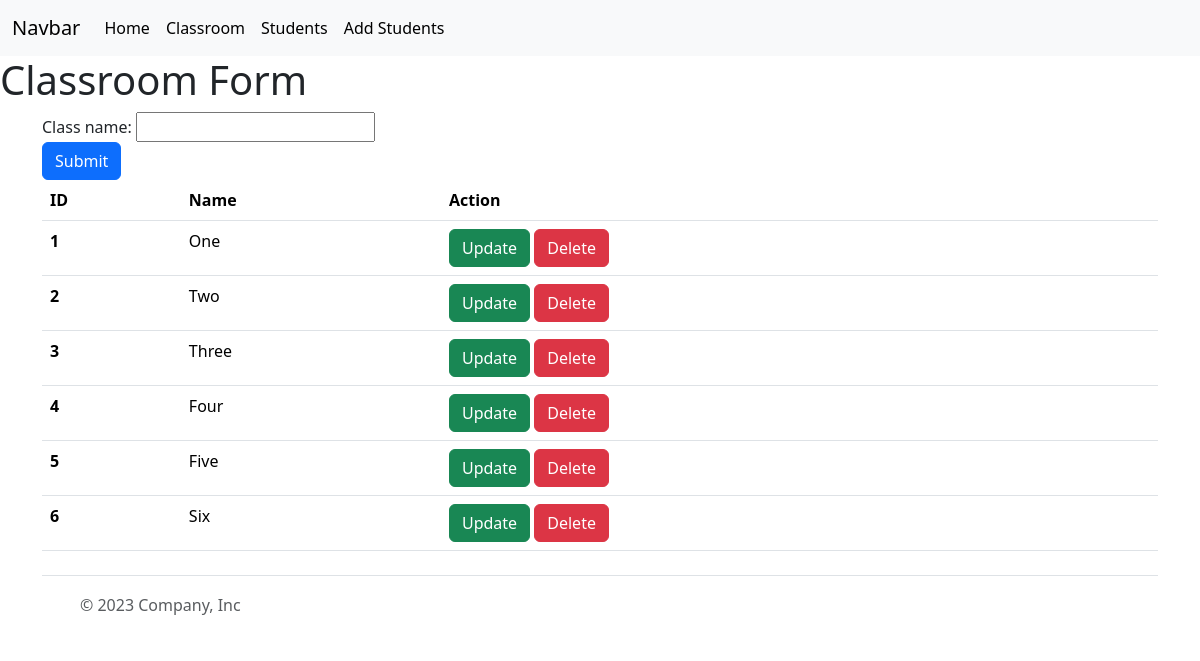
/classbased/classroom/, run on an earlier commit of the app's database.
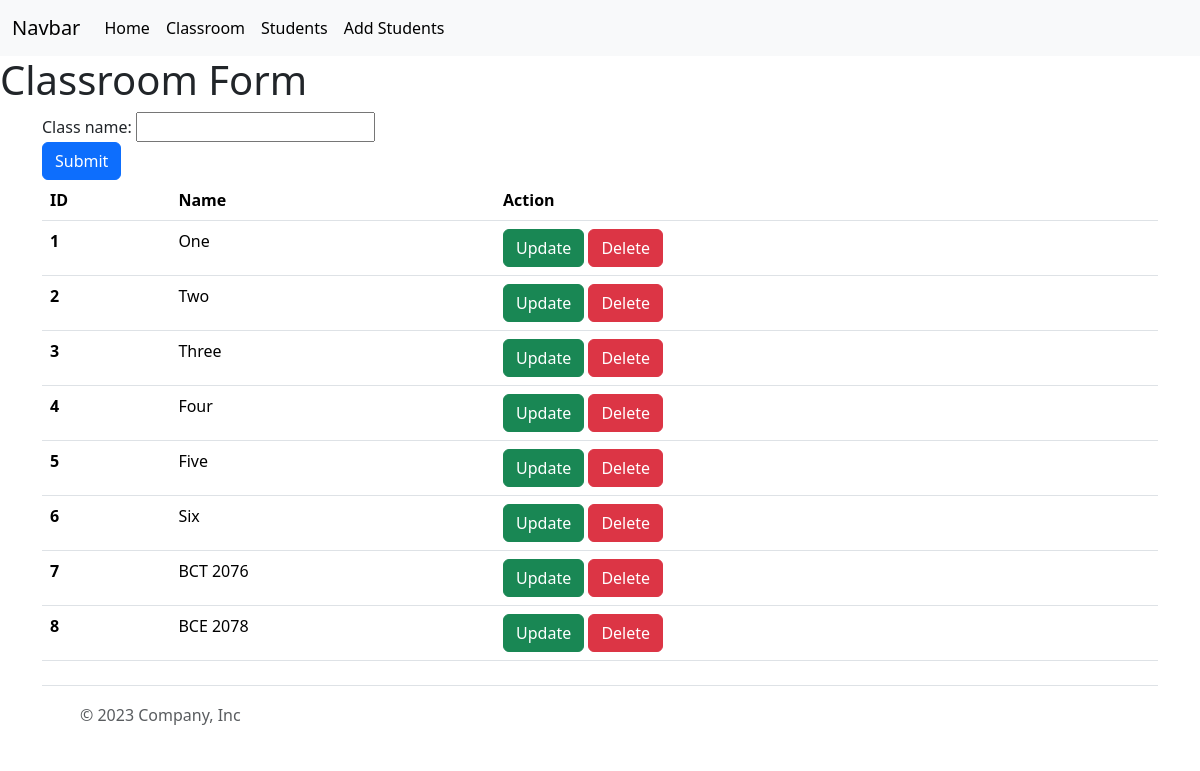
And on a later commit of the database.
### myapp/models.py (models this page shows, shortened)
class ClassRoom(models.Model):
    class_name =models.CharField(max_length=20)

### classbased_app/views.py (the view)
# urls.py: path('classroom/',ClassRoomView.as_view(),name='classbased_classroom'),
class ClassRoomView(CreateView):
    form_class=ClassRoomModelForms
    template_name='classbased/classroom_add.html'
    queryset=ClassRoom.objects.all() #context ko value ko kaam garxa automatically
    success_url=reverse_lazy('classbased_classroom')#to redirect to this page after form has been submitted and data has been written in the database
    def get_context_data(self, **kwargs):
        context=super().get_context_data()
        context['classrooms']=ClassRoom.objects.all()
        return context

### classbased_app/forms.py
class ClassRoomModelForms(forms.ModelForm):
    class Meta:
        model=ClassRoom
        fields=["class_name",]

### templates/classbased/classroom_add.html (shortened to what this page needs)
{% extends "classbased/base.html" %}
{% block content %}
<h1>Classroom Form</h1>
<div class="container">
    <form method='post' action={% url "classbased_classroom" %}> {% comment %} method = post le server ma data pathaune kaam garxa ani action le chai submit vayesi typ url ma lagdine kaam garxa{% endcomment %}
        {{ form }} {% comment %} yo form chai sidhai forms.py ma vako classname lai dekhauxa{% endcomment %}
        <button type="submit" class="btn btn-primary">Submit</button>
</div>
<div class="container" align='center'>
    <table class="table" >
        <thead>
          <tr>
            <th scope="col">ID</th>
            <th scope="col">Name</th>
            <th scope="col">Action</th>
          </tr>
        </thead>
        <tbody>
            {% for classroom in classrooms %}
            <tr>
                <th scope="row">{{ classroom.id }}</th>
                <td>{{ classroom.class_name }}</td>
                <td>
                    <a class="btn btn-success" href="{% url "classbased_updateclass" classroom.id%}">Update</a>
                    <a class="btn btn-danger"href="{% url "classbased_deleteclass" classroom.id%}">Delete</a>
                  </td>
              </tr>
            {% endfor %}
        </tbody>
      </table>
</div>
{% endblock content %}

What changed in the data, as far as the page shows it:
added ClassRoom: id "7", class_name "BCT 2076"
added ClassRoom: id "8", class_name "BCE 2078"
